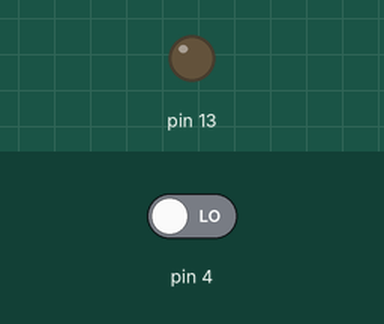
Recording of a sketch running on a simulated Arduino Uno, built with avr-gcc and run on an emulated ATmega328P. On the bench: output pins drawn as LEDs (lit = HIGH). The inputs (shaded band) are chosen by the test bench; at power-on: pin 4 LOW.

Above: at 5.9 s.
6.0 s: pin 4 driven HIGH
At 7.1 s:
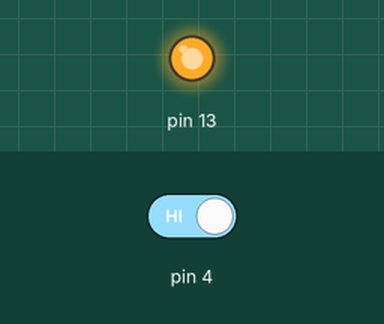
7.5 s: pin 4 driven LOW
At 8.2 s:
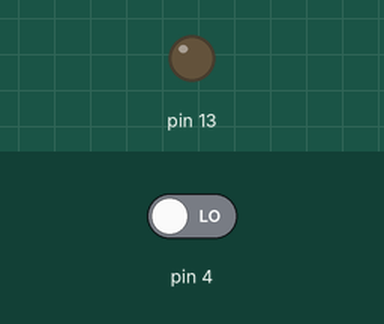
Timing chart, 0 to 10.5 s (numbered marks = the images above; inputs shaded):
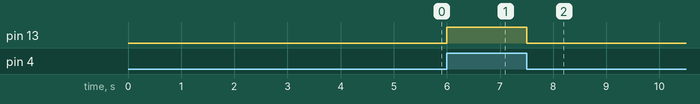

The sketch:

Test_MP3.ino
```cpp
#include "SoftwareSerial.h"
#include "JQ6500_Serial.h"

#define Liednummer 3

JQ6500_Serial mp3(2,3);

void setup()
{
	pinMode(4,INPUT);
	pinMode(13,OUTPUT);

	mp3.begin(9600);
	mp3.reset();
	delay(500);
	mp3.setVolume(20);
	mp3.setLoopMode(MP3_LOOP_NONE);
	mp3.playFileByIndexNumber(Liednummer);
}

void loop()
{
	if (digitalRead(4))
		digitalWrite(13,HIGH);
	else digitalWrite(13,LOW);
 }
```

JQ6500_Serial.cpp
```cpp
// (licence header left out)
#include <Arduino.h>
#include "JQ6500_Serial.h"
#include <SoftwareSerial.h>


void  JQ6500_Serial::play()
{
  this->sendCommand(0x0D);
}

void  JQ6500_Serial::restart()
{
  byte oldVolume = this->getVolume();
  this->setVolume(0);
  this->next();
  this->pause();
  this->setVolume(oldVolume);
  this->prev();
}

void  JQ6500_Serial::pause()
{
  this->sendCommand(0x0E);
}

void  JQ6500_Serial::next()
{
  this->sendCommand(0x01);
}

void  JQ6500_Serial::prev()
{
  this->sendCommand(0x02);
}

void  JQ6500_Serial::playFileByIndexNumber(unsigned int fileNumber)
{
  this->sendCommand(0x03, (fileNumber>>8) & 0xFF, fileNumber & (byte)0xFF);
}

void  JQ6500_Serial::nextFolder()
{
  this->sendCommand(0x0F, 0x01);
}

void  JQ6500_Serial::prevFolder()
{
  this->sendCommand(0x0F, 0x00);
}

void  JQ6500_Serial::playFileNumberInFolderNumber(unsigned int folderNumber, unsigned int fileNumber)
{
  this->sendCommand(0x12, folderNumber & 0xFF, fileNumber & 0xFF);
}

void  JQ6500_Serial::volumeUp()
{
  this->sendCommand(0x04);
}

void  JQ6500_Serial::volumeDn()
{
  this->sendCommand(0x05);
}

void  JQ6500_Serial::setVolume(byte volumeFrom0To30)
{
  this->sendCommand(0x06, volumeFrom0To30);
}

void  JQ6500_Serial::setEqualizer(byte equalizerMode)
{
  this->sendCommand(0x07, equalizerMode);
}

void  JQ6500_Serial::setLoopMode(byte loopMode)
{
  this->sendCommand(0x11, loopMode);
}

void  JQ6500_Serial::setSource(byte source)
{
  this->sendCommand(0x09, source);
}

void  JQ6500_Serial::sleep()
{
  this->sendCommand(0x0A);
}

void  JQ6500_Serial::reset()
{
  this->sendCommand(0x0C);
  //delay(500); // We need some time for the reset to happen
}


    byte  JQ6500_Serial::getStatus()
    {
      byte statTotal = 0;
      byte stat       = 0;
      do
      {
        statTotal = 0;
        for(byte x = 0; x < MP3_STATUS_CHECKS_IN_AGREEMENT; x++)
        {
          stat = this->sendCommandWithUnsignedIntResponse(0x42);
          if(stat == 0) return 0; // STOP is fairly reliable
          statTotal += stat;
        }

      } while (statTotal != 1 * MP3_STATUS_CHECKS_IN_AGREEMENT && statTotal != 2 * MP3_STATUS_CHECKS_IN_AGREEMENT);

      return statTotal / MP3_STATUS_CHECKS_IN_AGREEMENT;
    }

    byte  JQ6500_Serial::getVolume()    { return this->sendCommandWithUnsignedIntResponse(0x43); }
    byte  JQ6500_Serial::getEqualizer() { return this->sendCommandWithUnsignedIntResponse(0x44); }
    byte  JQ6500_Serial::getLoopMode()  { return this->sendCommandWithUnsignedIntResponse(0x45); }
    unsigned int  JQ6500_Serial::getVersion()   { return this->sendCommandWithUnsignedIntResponse(0x46); }

    unsigned int  JQ6500_Serial::countFiles(byte source)
    {
      if(source == MP3_SRC_SDCARD)
      {
        return this->sendCommandWithUnsignedIntResponse(0x47);
      }
      else if (source == MP3_SRC_BUILTIN)
      {
        return this->sendCommandWithUnsignedIntResponse(0x49);
      }

      return 0;
    }

    unsigned int  JQ6500_Serial::countFolders(byte source)
    {
      if(source == MP3_SRC_SDCARD)
      {
        return this->sendCommandWithUnsignedIntResponse(0x53);
      }

      return 0;
    }

    unsigned int  JQ6500_Serial::currentFileIndexNumber(byte source)
    {
      if(source == MP3_SRC_SDCARD)
      {
        return this->sendCommandWithUnsignedIntResponse(0x4B);
      }
      else if (source == MP3_SRC_BUILTIN)
      {
        return this->sendCommandWithUnsignedIntResponse(0x4D)+1; // CRAZY!
      }

      return 0;
    }

    unsigned int  JQ6500_Serial::currentFilePositionInSeconds() { return this->sendCommandWithUnsignedIntResponse(0x50); }
    unsigned int  JQ6500_Serial::currentFileLengthInSeconds()   { return this->sendCommandWithUnsignedIntResponse(0x51); }

    void          JQ6500_Serial::currentFileName(char *buffer, unsigned int bufferLength)
    {
      this->sendCommand(0x52, 0, 0, buffer, bufferLength);
    }

    // Used for the status commands, they mostly return an 8 to 16 bit integer
    // and take no arguments
    unsigned int JQ6500_Serial::sendCommandWithUnsignedIntResponse(byte command)
    {
      char buffer[5];
      this->sendCommand(command, 0, 0, buffer, sizeof(buffer));
      return (unsigned int) strtoul(buffer, NULL, 16);
    }

    void  JQ6500_Serial::sendCommand(byte command)
    {
      this->sendCommand(command, 0, 0, 0, 0);
    }

    void  JQ6500_Serial::sendCommand(byte command, byte arg1)
    {
       this->sendCommand(command, arg1, 0, 0, 0);
    }

    void  JQ6500_Serial::sendCommand(byte command, byte arg1, byte arg2)
    {
       this->sendCommand(command, arg1, arg2, 0, 0);
    }

    void  JQ6500_Serial::sendCommand(byte command, byte arg1, byte arg2, char *responseBuffer, unsigned int bufferLength)
    {


      // Command structure
      // [7E][number bytes following including command and terminator][command byte][?arg1][?arg2][EF]

      // Most commands do not have arguments
      byte args = 0;

      // These ones do
      switch(command)
      {
        case 0x03: args = 2; break;
        case 0x06: args = 1; break;
        case 0x07: args = 1; break;
        case 0x09: args = 1; break;
        case 0x0F: args = 1; break;
        case 0x11: args = 1; break;
        case 0x12: args = 2; break;
      }

#if MP3_DEBUG
      char buf[4];
      Serial.println();
      Serial.print("7E ");
      itoa(2+args, buf, 16); Serial.print(buf); Serial.print(" "); memset(buf, 0, sizeof(buf));
      itoa(command, buf, 16); Serial.print(buf); Serial.print(" "); memset(buf, 0, sizeof(buf));
      if(args>=1) itoa(arg1, buf, 16); Serial.print(buf); Serial.print(" "); memset(buf, 0, sizeof(buf));
      if(args>=2) itoa(arg2, buf, 16); Serial.print(buf); Serial.print(" "); memset(buf, 0, sizeof(buf));
      Serial.print("EF");
#endif

      // The device appears to send some sort of status information (namely "STOP" when it stops playing)
      // just discard this right before we send the command
      while(this->waitUntilAvailable(10)) this->read();

      this->write((byte)0x7E);
      this->write(2+args);
      this->write(command);
      if(args>=1) this->write(arg1);
      if(args==2) this->write(arg2);
      this->write((byte)0xEF);


      unsigned int i = 0;
      char         j = 0;
      if(responseBuffer && bufferLength)
      {
        memset(responseBuffer, 0, bufferLength);
      }

      // Allow some time for the device to process what we did and
      // respond, up to 1 second, but typically only a few ms.
      this->waitUntilAvailable(1000);


#if MP3_DEBUG
      Serial.print(" ==> [");
#endif

      while(this->waitUntilAvailable(50))
      {
        j = (char)this->read();

#if MP3_DEBUG
        Serial.print(j);
#endif
        if(responseBuffer && (i<(bufferLength-1)))
        {
           responseBuffer[i++] = j;
        }
      }

#if MP3_DEBUG
      Serial.print("]");
      Serial.println();
#endif

    }


// as readBytes with terminator character
// terminates if length characters have been read, timeout, or if the terminator character  detected
// returns the number of characters placed in the buffer (0 means no valid data found)

size_t JQ6500_Serial::readBytesUntilAndIncluding(char terminator, char *buffer, size_t length, byte maxOneLineOnly)
{
    if (length < 1) return 0;
  size_t index = 0;
  while (index < length) {
    int c = timedRead();
    if (c < 0) break;
    *buffer++ = (char)c;
    index++;
    if(c == terminator) break;
    if(maxOneLineOnly && ( c == '\n') ) break;
  }
  return index; // return number of characters, not including null terminator
}


// Waits until data becomes available, or a timeout occurs
int JQ6500_Serial::waitUntilAvailable(unsigned long maxWaitTime)
{
  unsigned long startTime;
  int c = 0;
  startTime = millis();
  do {
    c = this->available();
    if (c) break;
  } while(millis() - startTime < maxWaitTime);

  return c;
}
```

Source omitted: JQ6500_Serial.h (13492 bytes)

Measured:
- after the input at 6.0 s, pin 13: LOW → HIGH at once
- after the input at 7.5 s, pin 13: HIGH → LOW at once
